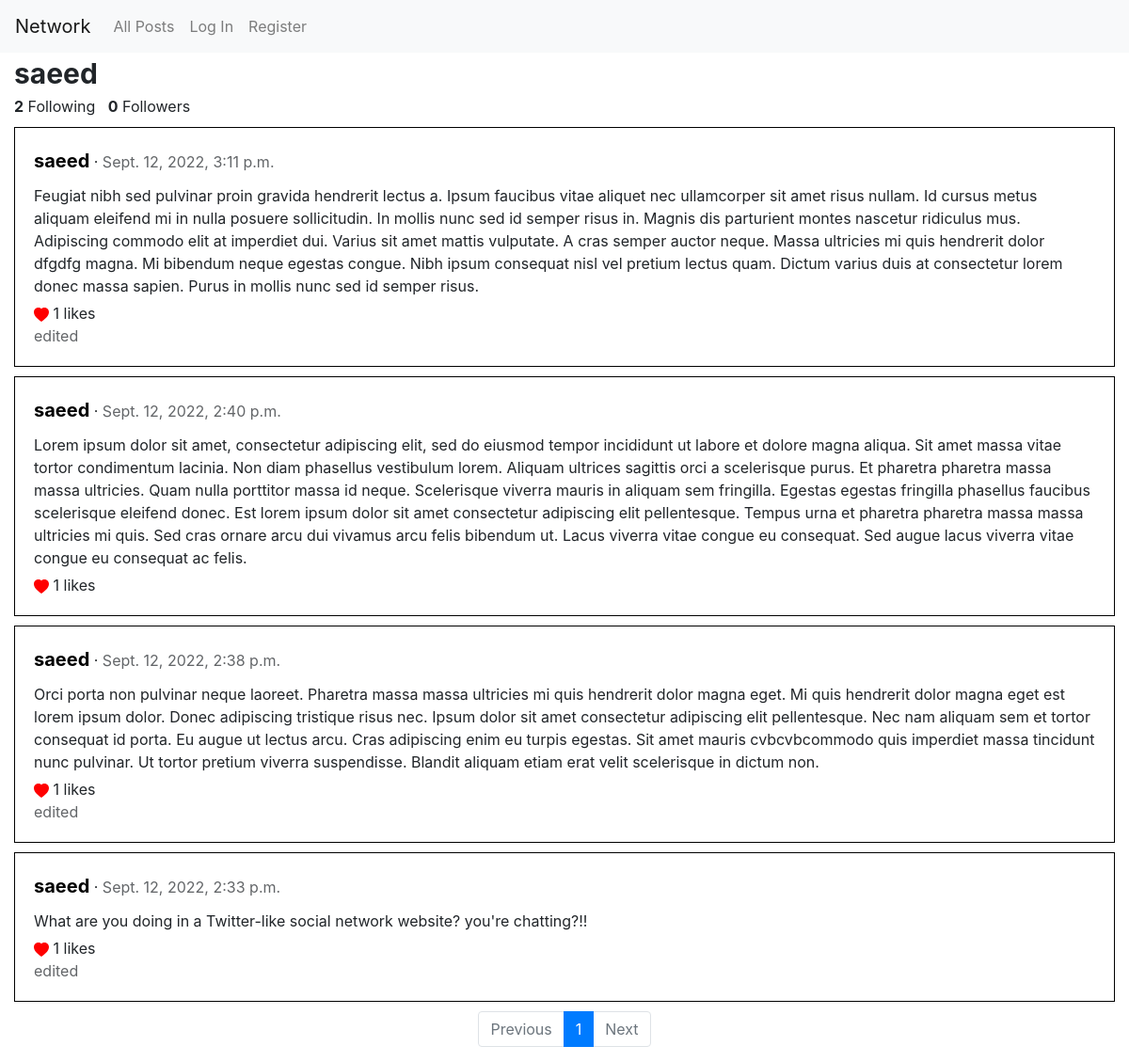
Page /profile/saeed on the committed database.
### network/models.py (models this page shows)
class User(AbstractUser):
    pass

class Follow(models.Model):
    follower = models.ForeignKey(User, on_delete=models.CASCADE, related_name="follower")
    followed = models.ForeignKey(User, on_delete=models.CASCADE, related_name="followed")

class Post(models.Model):
    poster = models.ForeignKey(User, on_delete=models.CASCADE, related_name="post")
    content = models.CharField(max_length=5000)
    date = models.DateTimeField(default=timezone.now)
    likedBy = models.ManyToManyField(User, blank=True, related_name="likes")
    isEdited = models.BooleanField(default=False)

### network/views.py (the view)
# urls.py: path("profile/<str:username>", views.profilePage, name="profilePage"),
def profilePage(request, username):
    try:
        user = User.objects.get(username=username)
    except:
        return render(request, "network/profilePage.html", {
            "message": "User not found"
        })
    isFollowed = False
    for follow in user.followed.all():
        if request.user == follow.follower:
            isFollowed = True
    paginator = Paginator(user.post.all().order_by('-date'), 10)
    page_number = request.GET.get('page')
    page_obj = paginator.get_page(page_number)
    return render(request, "network/profilePage.html", {
        "profileUser": user,
        "isFollowed": isFollowed,
        "page_obj": page_obj
    })

### network/templates/network/profilePage.html (shortened to what this page needs)
{% extends "network/layout.html" %}
{% block body %}
    {% if message %}
        <div class="message">{{ message }}</div>
    {% else %}
    <div class="container-fluid">
        <div class="profileUsername"><strong>{{ profileUser.username }}</strong></div>
        <span class="following"><strong>{{ profileUser.follower.all|length }}</strong> Following </span> &nbsp <span class="followers"><strong>{{ profileUser.followed.all|length }}</strong> Followers </span>
        <div id="profilePosts">
            {% for post in page_obj %}
            <div class="post">
                <div class="post-view" data-post_id="{{ post.id }}">
                    <div class="usDate"><span class="username"><a href="{% url 'profilePage' post.poster.username %}">{{ post.poster.username }}</a></span> · <span class="date">{{ post.date }}</span>
                    </div>
                    <div class="content">{{ post.content }}</div>
                    <div class="likes">
                        {% if user.is_authenticated %}
                            {% if user in post.likedBy.all %}
                                <svg class="likeButton" color="red" id="likeButton_{{post.id}}" onclick="like('{{post.id}}')" xmlns="http://www.w3.org/2000/svg" width="16" height="16" fill="currentColor" class="bi bi-heart-fill" viewBox="0 0 16 16">
                                <path fill-rule="evenodd" d="M8 1.314C12.438-3.248 23.534 4.735 8 15-7.534 4.736 3.562-3.248 8 1.314z"/>
                                </svg>
                            {% else %}
                                <svg class="likeButton" color="red" id="likeButton_{{post.id}}" onclick="like('{{post.id}}')" xmlns="http://www.w3.org/2000/svg" width="16" height="16" fill="currentColor" class="bi bi-heart" viewBox="0 0 16 16">
                                <path d="m8 2.748-.717-.737C5.6.281 2.514.878 1.4 3.053c-.523 1.023-.641 2.5.314 4.385.92 1.815 2.834 3.989 6.286 6.357 3.452-2.368 5.365-4.542 6.286-6.357.955-1.886.838-3.362.314-4.385C13.486.878 10.4.28 8.717 2.01L8 2.748zM8 15C-7.333 4.868 3.279-3.04 7.824 1.143c.06.055.119.112.176.171a3.12 3.12 0 0 1 .176-.17C12.72-3.042 23.333 4.867 8 15z"/>
                                </svg>
                            {% endif %}
                        {% else %}
                            <svg color="red" xmlns="http://www.w3.org/2000/svg" width="16" height="16" fill="currentColor" class="bi bi-heart-fill" viewBox="0 0 16 16">
                            <path fill-rule="evenodd" d="M8 1.314C12.438-3.248 23.534 4.735 8 15-7.534 4.736 3.562-3.248 8 1.314z"/>
                            </svg>
                        {% endif %}
                        {{ post.likedBy.all|length }} likes
                    </div>
                    <div class="edited">
                        {% if post.isEdited %}
                        edited
                        {% endif %}
                    </div>
                </div>
            </div>
            {% empty %}
            <div class="message">No post yet</div>
            {% endfor %}
        </div>
        {% if page_obj|length != 0 %}
        <nav aria-label="...">
            <ul class="pagination justify-content-center">
                {% if page_obj.has_previous %}
                <li class="page-item">
                    <a class="page-link" href="?page=1">&laquo; First</a>
                </li>
                <li class="page-item">
                    <a class="page-link" href="?page={{ page_obj.previous_page_number }}">Previous</a>
                </li>
                <li class="page-item">
                    <a class="page-link" href="?page={{ page_obj.previous_page_number }}">{{ page_obj.previous_page_number }}</a>
                </li>
                {% else %}
                <li class="page-item disabled">
                    <span class="page-link">Previous</span>
                </li>
                {% endif %}
                <li class="page-item active">
                    <a class="page-link" href="?page={{ page_obj.page_number }}">{{ page_obj.number }}</a>
                </li>
                {% if page_obj.has_next %}
                <li class="page-item">
                    <a class="page-link" href="?page={{ page_obj.next_page_number }}">{{ page_obj.next_page_number }}</a>
                </li>
                <li class="page-item">
                    <a class="page-link" href="?page={{ page_obj.next_page_number }}" tabindex="-1" aria-disabled="true">Next</a>
                </li>
                <li class="page-item">
                    <a class="page-link" href="?page={{ page_obj.paginator.num_pages }}">Last &raquo;</a>
                </li>
                {% else %}
                <li class="page-item disabled">
                    <span class="page-link">Next</span>
                </li>
                {% endif %}
            </ul>
          </nav>
          {% endif %}
    </div>
    {% endif %}
{% endblock %}

### network/static/network/styles.css (style rules this page uses)
.post { border: 0.5px solid black; width: 100%; padding: 20px; margin-top: 10px; }
.date { margin-top: 10px; opacity: 0.7; }
.pagination { margin-top: 10px; }
.usDate { margin-bottom: 10px; }
.username a, .username a:hover { color: black; font-weight: bold; font-size: 20px; }
.edited { opacity: 0.7; bottom: 2; }
.profileUsername { font-size: 30px; }
.likes { margin-top: 5px; }

### rows in the picture
User: username "saeed", follower.all|length "2", followed.all|length "0"
Post: poster.username "saeed", date "Sept. 12, 2022, 3:11 p.m.", content "Feugiat nibh sed pulvinar proin gravida hendrerit lectus a. Ipsum faucibus vitae aliquet nec ullamcorper sit amet risus nullam. Id cursus metus aliquam eleifend mi in nulla posuere sollicitudin. In mollis nunc sed id semper risus in. Magnis dis parturient montes nascetur ridiculus mus. Adipiscing commodo elit at imperdiet dui. Varius sit amet mattis vulputate. A cras semper auctor neque. Massa ultricies mi quis hendrerit dolor dfgdfg magna. Mi bibendum neque egestas congue. Nibh ipsum consequat nisl vel pretium lectus quam. Dictum varius duis at consectetur lorem donec massa sapien. Purus in mollis nunc sed id semper risus.", likedBy.all|length "1", isEdited "edited"
Post: poster.username "saeed", date "Sept. 12, 2022, 2:40 p.m.", content "Lorem ipsum dolor sit amet, consectetur adipiscing elit, sed do eiusmod tempor incididunt ut labore et dolore magna aliqua. Sit amet massa vitae tortor condimentum lacinia. Non diam phasellus vestibulum lorem. Aliquam ultrices sagittis orci a scelerisque purus. Et pharetra pharetra massa massa ultricies. Quam nulla porttitor massa id neque. Scelerisque viverra mauris in aliquam sem fringilla. Egestas egestas fringilla phasellus faucibus scelerisque eleifend donec. Est lorem ipsum dolor sit amet consectetur adipiscing elit pellentesque. Tempus urna et pharetra pharetra massa massa ultricies mi quis. Sed cras ornare arcu dui vivamus arcu felis bibendum ut. Lacus viverra vitae congue eu…", likedBy.all|length "1"
Post: poster.username "saeed", date "Sept. 12, 2022, 2:38 p.m.", content "Orci porta non pulvinar neque laoreet. Pharetra massa massa ultricies mi quis hendrerit dolor magna eget. Mi quis hendrerit dolor magna eget est lorem ipsum dolor. Donec adipiscing tristique risus nec. Ipsum dolor sit amet consectetur adipiscing elit pellentesque. Nec nam aliquam sem et tortor consequat id porta. Eu augue ut lectus arcu. Cras adipiscing enim eu turpis egestas. Sit amet mauris cvbcvbcommodo quis imperdiet massa tincidunt nunc pulvinar. Ut tortor pretium viverra suspendisse. Blandit aliquam etiam erat velit scelerisque in dictum non.", likedBy.all|length "1", isEdited "edited"
Post: poster.username "saeed", date "Sept. 12, 2022, 2:33 p.m.", content "What are you doing in a Twitter-like social network website? you're chatting?!!", likedBy.all|length "1", isEdited "edited"

### other values in the picture
{{ page_obj.number }} "1"
